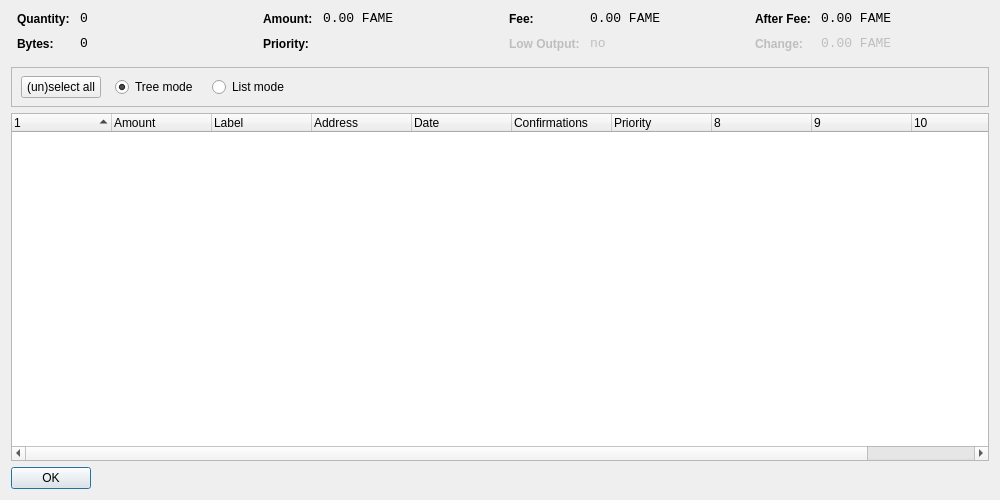
<?xml version="1.0" encoding="UTF-8"?>
<ui version="4.0">
 <class>CoinControlDialog</class>
 <widget class="QDialog" name="CoinControlDialog">
  <property name="geometry">
   <rect>
    <x>0</x>
    <y>0</y>
    <width>1000</width>
    <height>500</height>
   </rect>
  </property>
  <property name="windowTitle">
   <string>Coin Control</string>
  </property>
  <layout class="QVBoxLayout" name="verticalLayout">
   <item>
    <layout class="QHBoxLayout" name="horizontalLayoutTop" stretch="0,0,0,0">
     <property name="topMargin">
      <number>0</number>
     </property>
     <property name="bottomMargin">
      <number>10</number>
     </property>
     <item>
      <layout class="QFormLayout" name="formLayoutCoinControl1">
       <property name="horizontalSpacing">
        <number>10</number>
       </property>
       <property name="verticalSpacing">
        <number>10</number>
       </property>
       <property name="leftMargin">
        <number>6</number>
       </property>
       <property name="rightMargin">
        <number>6</number>
       </property>
       <item row="0" column="0">
        <widget class="QLabel" name="labelCoinControlQuantityText">
         <property name="styleSheet">
          <string notr="true">font-weight:bold;</string>
         </property>
         <property name="text">
          <string>Quantity:</string>
         </property>
        </widget>
       </item>
       <item row="0" column="1">
        <widget class="QLabel" name="labelCoinControlQuantity">
         <property name="font">
          <font>
           <family>Monospace</family>
           <pointsize>10</pointsize>
          </font>
         </property>
         <property name="cursor">
          <cursorShape>IBeamCursor</cursorShape>
         </property>
         <property name="contextMenuPolicy">
          <enum>Qt::ActionsContextMenu</enum>
         </property>
         <property name="text">
          <string notr="true">0</string>
         </property>
         <property name="textInteractionFlags">
          <set>Qt::LinksAccessibleByMouse|Qt::TextSelectableByKeyboard|Qt::TextSelectableByMouse</set>
         </property>
        </widget>
       </item>
       <item row="1" column="0">
        <widget class="QLabel" name="labelCoinControlBytesText">
         <property name="styleSheet">
          <string notr="true">font-weight:bold;</string>
         </property>
         <property name="text">
          <string>Bytes:</string>
         </property>
        </widget>
       </item>
       <item row="1" column="1">
        <widget class="QLabel" name="labelCoinControlBytes">
         <property name="font">
          <font>
           <family>Monospace</family>
           <pointsize>10</pointsize>
          </font>
         </property>
         <property name="cursor">
          <cursorShape>IBeamCursor</cursorShape>
         </property>
         <property name="contextMenuPolicy">
          <enum>Qt::ActionsContextMenu</enum>
         </property>
         <property name="text">
          <string notr="true">0</string>
         </property>
         <property name="textInteractionFlags">
          <set>Qt::LinksAccessibleByMouse|Qt::TextSelectableByKeyboard|Qt::TextSelectableByMouse</set>
         </property>
        </widget>
       </item>
      </layout>
     </item>
     <item>
      <layout class="QFormLayout" name="formLayoutCoinControl2">
       <property name="horizontalSpacing">
        <number>10</number>
       </property>
       <property name="verticalSpacing">
        <number>10</number>
       </property>
       <property name="leftMargin">
        <number>6</number>
       </property>
       <property name="rightMargin">
        <number>6</number>
       </property>
       <item row="0" column="0">
        <widget class="QLabel" name="labelCoinControlAmountText">
         <property name="styleSheet">
          <string notr="true">font-weight:bold;</string>
         </property>
         <property name="text">
          <string>Amount:</string>
         </property>
        </widget>
       </item>
       <item row="0" column="1">
        <widget class="QLabel" name="labelCoinControlAmount">
         <property name="font">
          <font>
           <family>Monospace</family>
           <pointsize>10</pointsize>
          </font>
         </property>
         <property name="cursor">
          <cursorShape>IBeamCursor</cursorShape>
         </property>
         <property name="contextMenuPolicy">
          <enum>Qt::ActionsContextMenu</enum>
         </property>
         <property name="text">
          <string notr="true">0.00 FAME</string>
         </property>
         <property name="textInteractionFlags">
          <set>Qt::LinksAccessibleByMouse|Qt::TextSelectableByKeyboard|Qt::TextSelectableByMouse</set>
         </property>
        </widget>
       </item>
       <item row="1" column="0">
        <widget class="QLabel" name="labelCoinControlPriorityText">
         <property name="styleSheet">
          <string notr="true">font-weight:bold;</string>
         </property>
         <property name="text">
          <string>Priority:</string>
         </property>
        </widget>
       </item>
       <item row="1" column="1">
        <widget class="QLabel" name="labelCoinControlPriority">
         <property name="font">
          <font>
           <family>Monospace</family>
           <pointsize>10</pointsize>
          </font>
         </property>
         <property name="cursor">
          <cursorShape>IBeamCursor</cursorShape>
         </property>
         <property name="contextMenuPolicy">
          <enum>Qt::ActionsContextMenu</enum>
         </property>
         <property name="text">
          <string/>
         </property>
         <property name="textInteractionFlags">
          <set>Qt::LinksAccessibleByMouse|Qt::TextSelectableByKeyboard|Qt::TextSelectableByMouse</set>
         </property>
        </widget>
       </item>
      </layout>
     </item>
     <item>
      <layout class="QFormLayout" name="formLayoutCoinControl3">
       <property name="horizontalSpacing">
        <number>10</number>
       </property>
       <property name="verticalSpacing">
        <number>10</number>
       </property>
       <property name="leftMargin">
        <number>6</number>
       </property>
       <property name="rightMargin">
        <number>6</number>
       </property>
       <item row="0" column="0">
        <widget class="QLabel" name="labelCoinControlFeeText">
         <property name="styleSheet">
          <string notr="true">font-weight:bold;</string>
         </property>
         <property name="text">
          <string>Fee:</string>
         </property>
        </widget>
       </item>
       <item row="0" column="1">
        <widget class="QLabel" name="labelCoinControlFee">
         <property name="font">
          <font>
           <family>Monospace</family>
           <pointsize>10</pointsize>
          </font>
         </property>
         <property name="cursor">
          <cursorShape>IBeamCursor</cursorShape>
         </property>
         <property name="contextMenuPolicy">
          <enum>Qt::ActionsContextMenu</enum>
         </property>
         <property name="text">
          <string notr="true">0.00 FAME</string>
         </property>
         <property name="textInteractionFlags">
          <set>Qt::LinksAccessibleByMouse|Qt::TextSelectableByKeyboard|Qt::TextSelectableByMouse</set>
         </property>
        </widget>
       </item>
       <item row="1" column="0">
        <widget class="QLabel" name="labelCoinControlLowOutputText">
         <property name="enabled">
          <bool>false</bool>
         </property>
         <property name="styleSheet">
          <string notr="true">font-weight:bold;</string>
         </property>
         <property name="text">
          <string>Low Output:</string>
         </property>
        </widget>
       </item>
       <item row="1" column="1">
        <widget class="QLabel" name="labelCoinControlLowOutput">
         <property name="enabled">
          <bool>false</bool>
         </property>
         <property name="font">
          <font>
           <family>Monospace</family>
           <pointsize>10</pointsize>
          </font>
         </property>
         <property name="cursor">
          <cursorShape>IBeamCursor</cursorShape>
         </property>
         <property name="contextMenuPolicy">
          <enum>Qt::ActionsContextMenu</enum>
         </property>
         <property name="text">
          <string notr="true">no</string>
         </property>
         <property name="textInteractionFlags">
          <set>Qt::LinksAccessibleByMouse|Qt::TextSelectableByKeyboard|Qt::TextSelectableByMouse</set>
         </property>
        </widget>
       </item>
      </layout>
     </item>
     <item>
      <layout class="QFormLayout" name="formLayoutCoinControl4">
       <property name="horizontalSpacing">
        <number>10</number>
       </property>
       <property name="verticalSpacing">
        <number>10</number>
       </property>
       <property name="leftMargin">
        <number>6</number>
       </property>
       <property name="rightMargin">
        <number>6</number>
       </property>
       <item row="0" column="0">
        <widget class="QLabel" name="labelCoinControlAfterFeeText">
         <property name="styleSheet">
          <string notr="true">font-weight:bold;</string>
         </property>
         <property name="text">
          <string>After Fee:</string>
         </property>
        </widget>
       </item>
       <item row="0" column="1">
        <widget class="QLabel" name="labelCoinControlAfterFee">
         <property name="font">
          <font>
           <family>Monospace</family>
           <pointsize>10</pointsize>
          </font>
         </property>
         <property name="cursor">
          <cursorShape>IBeamCursor</cursorShape>
         </property>
         <property name="contextMenuPolicy">
          <enum>Qt::ActionsContextMenu</enum>
         </property>
         <property name="text">
          <string notr="true">0.00 FAME</string>
         </property>
         <property name="textInteractionFlags">
          <set>Qt::LinksAccessibleByMouse|Qt::TextSelectableByKeyboard|Qt::TextSelectableByMouse</set>
         </property>
        </widget>
       </item>
       <item row="1" column="0">
        <widget class="QLabel" name="labelCoinControlChangeText">
         <property name="enabled">
          <bool>false</bool>
         </property>
         <property name="styleSheet">
          <string notr="true">font-weight:bold;</string>
         </property>
         <property name="text">
          <string>Change:</string>
         </property>
        </widget>
       </item>
       <item row="1" column="1">
        <widget class="QLabel" name="labelCoinControlChange">
         <property name="enabled">
          <bool>false</bool>
         </property>
         <property name="font">
          <font>
           <family>Monospace</family>
           <pointsize>10</pointsize>
          </font>
         </property>
         <property name="cursor">
          <cursorShape>IBeamCursor</cursorShape>
         </property>
         <property name="contextMenuPolicy">
          <enum>Qt::ActionsContextMenu</enum>
         </property>
         <property name="text">
          <string notr="true">0.00 FAME</string>
         </property>
         <property name="textInteractionFlags">
          <set>Qt::LinksAccessibleByMouse|Qt::TextSelectableByKeyboard|Qt::TextSelectableByMouse</set>
         </property>
        </widget>
       </item>
      </layout>
     </item>
    </layout>
   </item>
   <item>
    <widget class="QFrame" name="frame">
     <property name="minimumSize">
      <size>
       <width>0</width>
       <height>40</height>
      </size>
     </property>
     <property name="frameShape">
      <enum>QFrame::StyledPanel</enum>
     </property>
     <property name="frameShadow">
      <enum>QFrame::Sunken</enum>
     </property>
     <widget class="QWidget" name="horizontalLayoutWidget">
      <property name="geometry">
       <rect>
        <x>10</x>
        <y>0</y>
        <width>781</width>
        <height>41</height>
       </rect>
      </property>
      <layout class="QHBoxLayout" name="horizontalLayoutPanel" stretch="0,0,0,0,0">
       <property name="spacing">
        <number>14</number>
       </property>
       <item>
        <widget class="QPushButton" name="pushButtonSelectAll">
         <property name="sizePolicy">
          <sizepolicy hsizetype="Maximum" vsizetype="Fixed">
           <horstretch>0</horstretch>
           <verstretch>0</verstretch>
          </sizepolicy>
         </property>
         <property name="text">
          <string>(un)select all</string>
         </property>
        </widget>
       </item>
       <item>
        <widget class="QRadioButton" name="radioTreeMode">
         <property name="sizePolicy">
          <sizepolicy hsizetype="Maximum" vsizetype="Fixed">
           <horstretch>0</horstretch>
           <verstretch>0</verstretch>
          </sizepolicy>
         </property>
         <property name="text">
          <string>Tree mode</string>
         </property>
         <property name="checked">
          <bool>true</bool>
         </property>
        </widget>
       </item>
       <item>
        <widget class="QRadioButton" name="radioListMode">
         <property name="sizePolicy">
          <sizepolicy hsizetype="Maximum" vsizetype="Fixed">
           <horstretch>0</horstretch>
           <verstretch>0</verstretch>
          </sizepolicy>
         </property>
         <property name="text">
          <string>List mode</string>
         </property>
        </widget>
       </item>
       <item>
        <spacer name="horizontalSpacer">
         <property name="orientation">
          <enum>Qt::Horizontal</enum>
         </property>
         <property name="sizeHint" stdset="0">
          <size>
           <width>40</width>
           <height>20</height>
          </size>
         </property>
        </spacer>
       </item>
      </layout>
     </widget>
    </widget>
   </item>
   <item>
    <widget class="CoinControlTreeWidget" name="treeWidget">
     <property name="contextMenuPolicy">
      <enum>Qt::CustomContextMenu</enum>
     </property>
     <property name="sortingEnabled">
      <bool>false</bool>
     </property>
     <property name="columnCount">
      <number>11</number>
     </property>
     <attribute name="headerShowSortIndicator" stdset="0">
      <bool>true</bool>
     </attribute>
     <attribute name="headerStretchLastSection">
      <bool>false</bool>
     </attribute>
     <column>
      <property name="text">
       <string/>
      </property>
     </column>
     <column>
      <property name="text">
       <string>Amount</string>
      </property>
     </column>
     <column>
      <property name="text">
       <string>Label</string>
      </property>
     </column>
     <column>
      <property name="text">
       <string>Address</string>
      </property>
     </column>
     <column>
      <property name="text">
       <string>Date</string>
      </property>
     </column>
     <column>
      <property name="text">
       <string>Confirmations</string>
      </property>
      <property name="toolTip">
       <string>Confirmed</string>
      </property>
     </column>
     <column>
      <property name="text">
       <string>Priority</string>
      </property>
     </column>
     <column>
      <property name="text">
       <string/>
      </property>
     </column>
     <column>
      <property name="text">
       <string/>
      </property>
     </column>
     <column>
      <property name="text">
       <string/>
      </property>
     </column>
     <column>
      <property name="text">
       <string/>
      </property>
     </column>
    </widget>
   </item>
   <item>
    <widget class="QDialogButtonBox" name="buttonBox">
     <property name="sizePolicy">
      <sizepolicy hsizetype="Maximum" vsizetype="Fixed">
       <horstretch>0</horstretch>
       <verstretch>0</verstretch>
      </sizepolicy>
     </property>
     <property name="orientation">
      <enum>Qt::Horizontal</enum>
     </property>
     <property name="standardButtons">
      <set>QDialogButtonBox::Ok</set>
     </property>
    </widget>
   </item>
  </layout>
 </widget>
 <customwidgets>
  <customwidget>
   <class>CoinControlTreeWidget</class>
   <extends>QTreeWidget</extends>
   <header>coincontroltreewidget.h</header>
  </customwidget>
 </customwidgets>
 <resources/>
 <connections/>
</ui>
